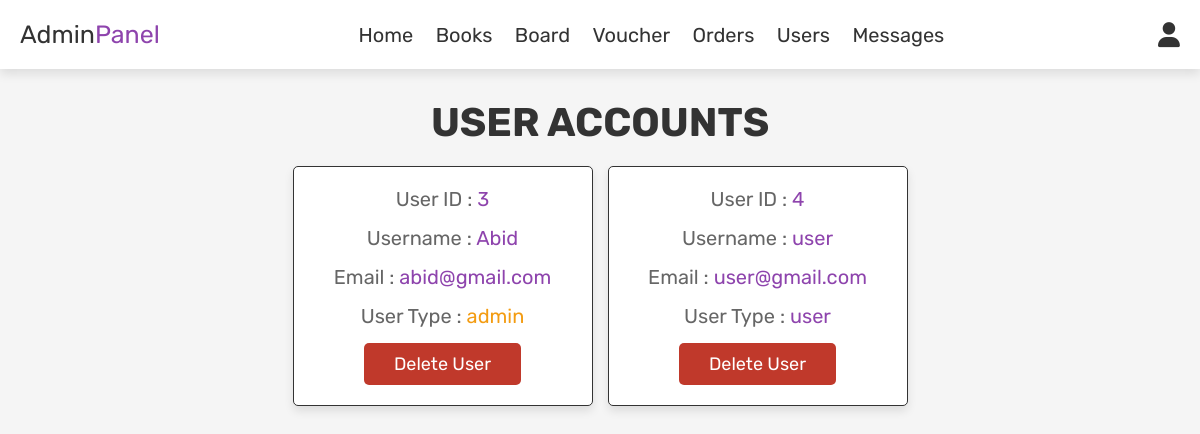
The page /admin_users.php (signed in) on the database its author committed.
### tables this page shows
CREATE TABLE `users` (
  `id` int(100) NOT NULL,
  `name` varchar(100) NOT NULL,
  `email` varchar(100) NOT NULL,
  `password` varchar(100) NOT NULL,
  `user_type` varchar(20) NOT NULL DEFAULT 'user'
);

### admin_users.php (the view, shortened to what this page needs)
<?php
include 'config.php';
?>
<!DOCTYPE html>
<html lang="en">
<head>
   <link rel="stylesheet" href="https://cdnjs.cloudflare.com/ajax/libs/font-awesome/6.0.0/css/all.min.css">
   <link rel="stylesheet" href="css/admin_style.css">
</head>
<body>
<?php include 'admin_header.php'; ?>
<section class="users">
   <h1 class="title"> user accounts </h1>
   <div class="box-container">
      <?php
         $select_users = mysqli_query($conn, "SELECT * FROM `users`") or die('query failed');
         while($fetch_users = mysqli_fetch_assoc($select_users)){
      ?>
      <div class="box">
         <p> User ID : <span><?php echo $fetch_users['id']; ?></span> </p>
         <p> Username : <span><?php echo $fetch_users['name']; ?></span> </p>
         <p> Email : <span><?php echo $fetch_users['email']; ?></span> </p>
         <p> User Type : <span style="color:<?php if($fetch_users['user_type'] == 'admin'){ echo 'var(--orange)'; } ?>"><?php echo $fetch_users['user_type']; ?></span> </p>
         <a href="admin_users.php?delete=<?php echo $fetch_users['id']; ?>" onclick="return confirm('delete this user?');" class="delete-btn">delete user</a>
      </div>
      <?php
         };
      ?>
   </div>
</section>
</body>
</html>

### css/admin_style.css (style rules this page uses)
:root { --purple:#8e44ad; --red:#c0392b; --orange:#f39c12; --black:#333; --white:#fff; --light-color:#666; --light-white:#ccc; --light-bg:#f5f5f5; --border:.1rem solid var(--black); --box-shadow:0 .5rem 1rem rgba(0,0,0,.1); }
* { font-family: 'Rubik', sans-serif; margin:0; padding:0; box-sizing: border-box; outline: none; border:none; text-decoration: none; transition:all .2s linear; }
html { font-size: 62.5%; overflow-x: hidden; }
body { background-color: var(--light-bg); }
section { padding:3rem 2rem; }
.title { text-align: center; margin-bottom: 2rem; text-transform: uppercase; color:var(--black); font-size: 4rem; }
.btn, .option-btn, .delete-btn, .white-btn { display: inline-block; margin-top: 1rem; padding:1rem 3rem; cursor: pointer; color:var(--white); font-size: 1.8rem; border-radius: .5rem; text-transform: capitalize; }
.delete-btn { background-color: var(--red); }
.users .box-container { display: grid; grid-template-columns: repeat(auto-fit, 30rem); justify-content: center; gap:1.5rem; max-width: 1200px; margin:0 auto; align-items: flex-start; }
.users .box-container .box { background-color: var(--white); padding:2rem; border:var(--border); box-shadow: var(--box-shadow); border-radius: .5rem; text-align: center; }
.users .box-container .box p { padding-bottom: 1.5rem; font-size: 2rem; color:var(--light-color); }
.users .box-container .box p span { color:var(--purple); }
.users .box-container .box .delete-btn { margin-top: 0; }

### rows shown on the page
users: id "3", name "Abid", email "abid@gmail.com", user_type "admin"
users: id "4", name "user", email "user@gmail.com", user_type "user"
